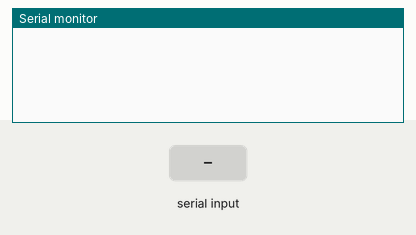
The sketch below on a simulated Arduino Uno, built with avr-gcc and run on an emulated ATmega328P. Parts: the last lines printed to the serial monitor. The test bench sets the inputs (shaded band).

Above: at 1.7 s.
1.8 s: "1\n" received over Serial
At 2.8 s:
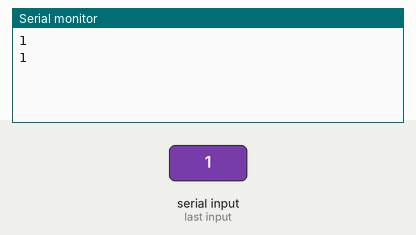
3.3 s: "0\n" received over Serial
At 3.9 s:
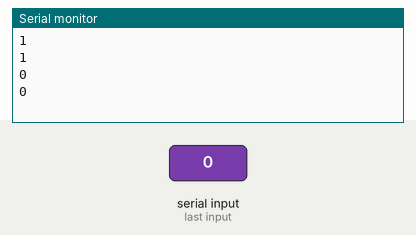
4.8 s: "2\n" received over Serial
At 6.3 s:
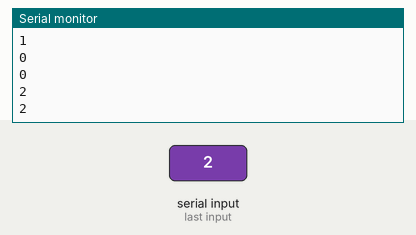
Timing chart, 0 to 7.8 s (numbered marks = the images above; inputs shaded):
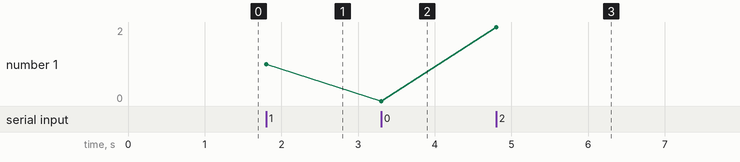

Measured:
- after the input at 1.8 s, the serial monitor: prints a new line at once (image 1)
- after the input at 3.3 s, the serial monitor: prints a new line at once (image 2)
- after the input at 4.8 s, the serial monitor: prints a new line at once (image 3)
- plotted number 1: 1 → 0 after the input at 3.3 s, 0 → 2 after the input at 4.8 s

The sketch:

bluetooth_control.ino
```cpp
#include <SoftwareSerial.h>
#include <Servo.h>
#define RxD 7
#define TxD 6

Servo servoI;    // Pin 4
Servo servoD;    // Pin 3
String command = "";
String parsedString = "";


SoftwareSerial BlueToothSerial(RxD,TxD);
char flag=1;
void setup()
{
   Serial.begin(38400);
   BlueToothSerial.begin(38400);
   delay(500);

}

void loop()
{
//command = readBluetoothData();
command = readSerialData();
if(command!="")
{
  Serial.println(command);
}
parsedString = getValue(command, ':', 0);
if(parsedString !=0)
{
  Serial.println(parsedString);
}
parsedString = getValue(command, ':', 1);
if(parsedString !=0)
{
  Serial.println(parsedString);
}


}


String readBluetoothData()
{
  char BluetoothCharacter;
if(BlueToothSerial.available())
    {
      command = "";
      while(BlueToothSerial.available())
      {
        BluetoothCharacter = char(BlueToothSerial.read());
        if(BluetoothCharacter == 10) //ascii 10 is a line feed character command from phone must have a return
        {


        }
        else
        {
        command += BluetoothCharacter;
        }
      }
    }
 return command;
}


String readSerialData()
{
  char Character;
  String serialCommand;
 serialCommand = "";
 if(Serial.available())
    {
      while(Serial.available())
      {
        Character = char(Serial.read());
        if(Character == 10) //ascii 10 is a line feed character command from phone must have a return
        {

        }
        else
        {
        serialCommand += Character;
        delay(1); //Delay 1 millisecond to allow more serial data to arrive.
        }
      }
    }
  else
{

}
return serialCommand;
}


String getValue(String data, char separator, int index)
{

  int found = 0;
  int strIndex[] = {0, -1};
  int maxIndex = data.length()-1;
  for(int i=0; i<=maxIndex && found<=index; i++){
  if(data.charAt(i)==separator || i==maxIndex){
  found++;
  strIndex[0] = strIndex[1]+1;
  strIndex[1] = (i == maxIndex) ? i+1 : i;
  }
 }
  return found>index ? data.substring(strIndex[0], strIndex[1]) : "";
}
```
